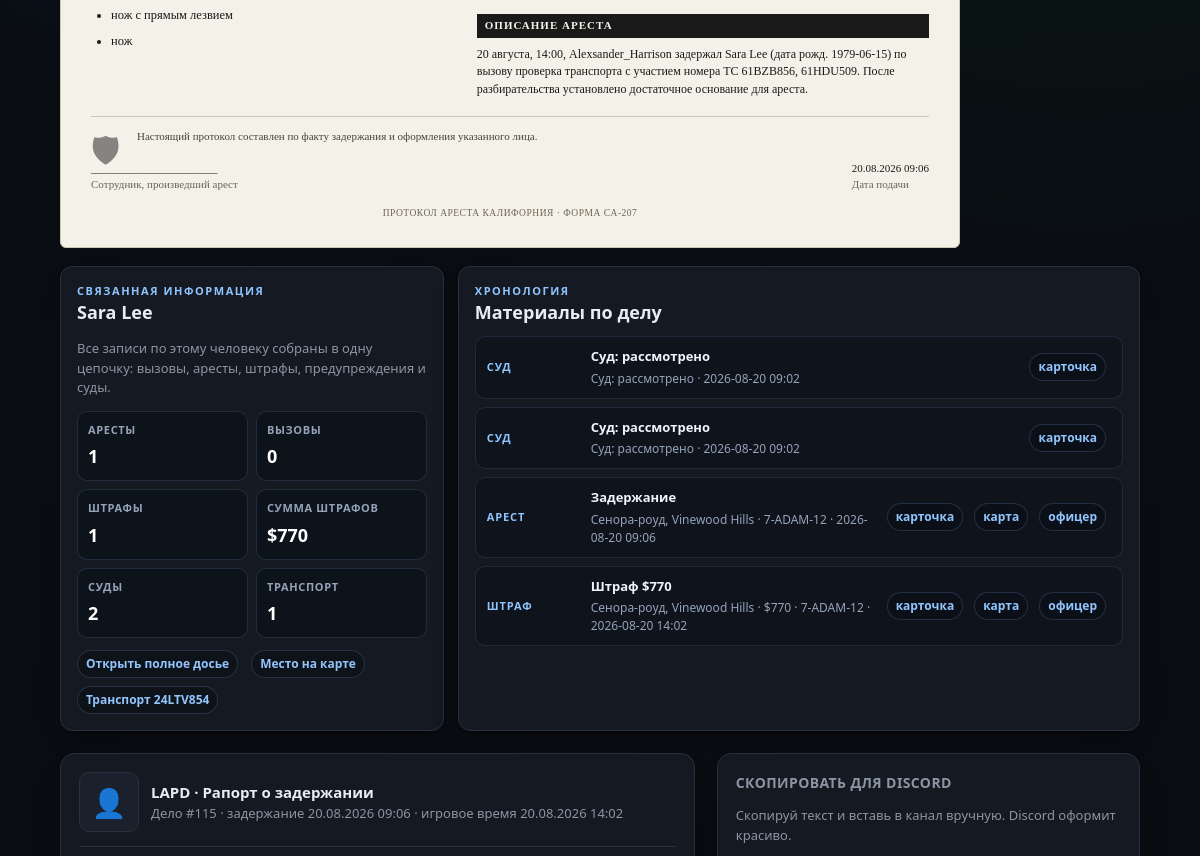
/case/115 (middle part), run on an earlier commit of the app's database.
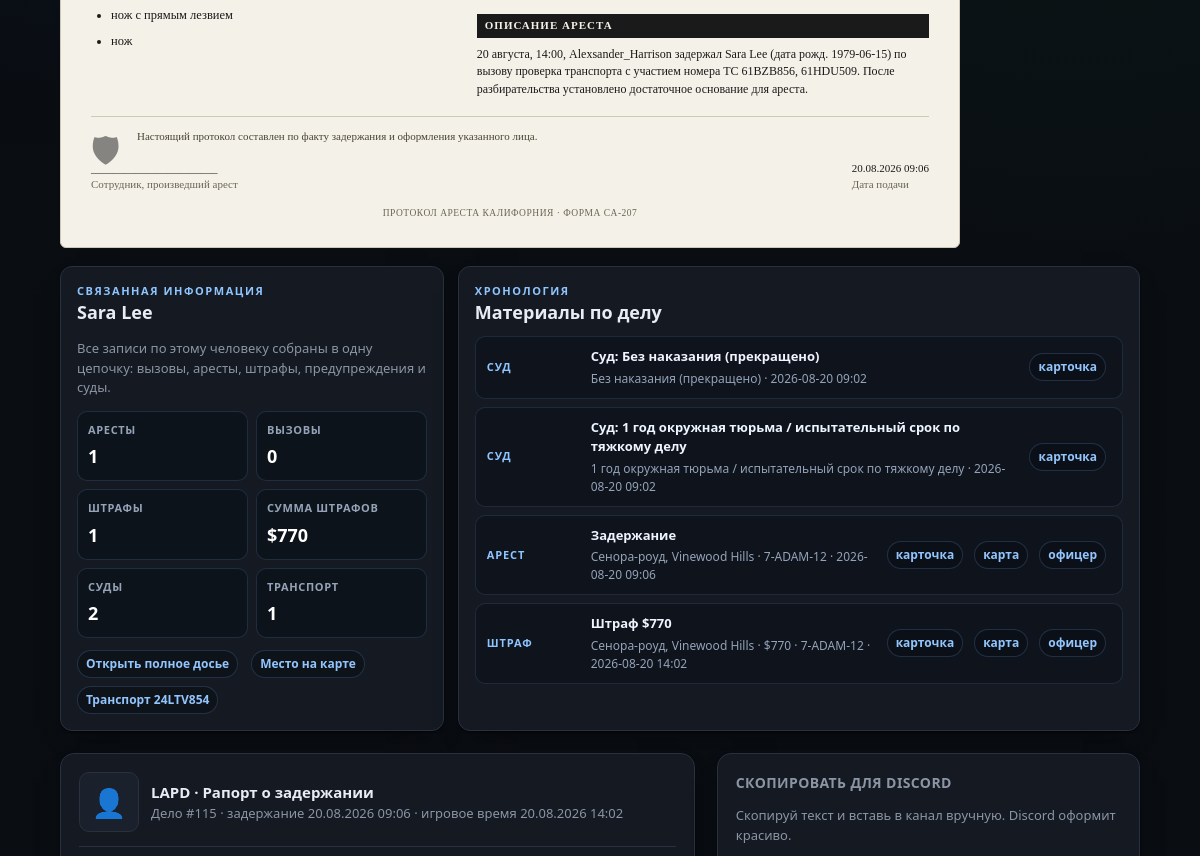
And on a later commit of the database.
### tables this page shows
CREATE TABLE court_cases (
                id INTEGER PRIMARY KEY AUTOINCREMENT,
                external_id TEXT UNIQUE,
                subject_name TEXT,
                source TEXT,
                filed_at TEXT,
                status INTEGER,
                outcome INTEGER,
                sentence TEXT,
                notes TEXT,
                judge TEXT, prosecutor TEXT, defense TEXT, courtroom TEXT, plea TEXT,
                appeal_filed INTEGER DEFAULT 0,
                charges TEXT, timeline TEXT,
                synced_at TEXT
            );

### app/main.py (the view)
@app.route("/case/<int:cid>")
def case_view(cid):
    case = db.get_case(cid)
    if not case:
        abort(404)
    discord_md = discord_post.build_markdown(case)
    return render_template("case.html", case=case, statuses=db.STATUSES, discord_md=discord_md,
                           case_file=db.case_file(case.get("suspect_name")),
                           subject=db.subject_intel(case.get("suspect_name")))

### app/db.py (called while the page is built)
def fmt_dt(iso):
    try:
        dt = datetime.datetime.fromisoformat(iso)
        return dt.strftime("%d.%m.%Y %H:%M")
    except Exception:
        return iso or "—"

@contextmanager
def get_conn():
    conn = sqlite3.connect(config.DB_PATH)
    conn.row_factory = sqlite3.Row
    try:
        yield conn
        conn.commit()
    finally:
        conn.close()

def _jsonlist(val):
    if not val:
        return []
    try:
        return json.loads(val)
    except Exception:
        return [x.strip() for x in str(val).split(",") if x.strip()]

def _parse_charge(s):
    import re as _re
    m = _re.match(r"^\s*(\S+)\s·\s(.+?)(?:\s\(([^)]+)\))?\s*$", s or "")
    if m:
        return {"code": m.group(1), "desc": m.group(2), "cls": m.group(3) or ""}
    return {"code": "", "desc": s or "", "cls": ""}

def _replace_mojibake_pairs(s):
    for bad, good in sorted(_MOJI_TO_CYR.items(), key=lambda x: len(x[0]), reverse=True):
        s = s.replace(bad, good)
    return s

def _fix_rooms(s):
    return re.sub(r"(\d)([А-Я])", lambda m: m.group(1) + _CYR2LAT.get(m.group(2), m.group(2)), s)

### app/templates/case.html (shortened to what the changed rows need)
{% extends "base.html" %}
{% block content %}
{% set kind_ru = {'callout':'Вызов','arrest':'Арест','citation':'Штраф','warning':'Предупр.','court':'Суд'} %}
{% set route_map = {'callout':'callout_view','arrest':'case_view','citation':'citation_view','court':'court_case_view','warning':none} %}
<section class="case-links-panel">
  <div class="case-links-summary">
    <h2>{{ case.suspect_name }}</h2>
  </div>
  <div class="case-links-chain">
    <h2>Материалы по делу</h2>
    {% if case_file and case_file.chain %}
      <div class="linked-chain">
        {% for it in case_file.chain %}
          {% set route = route_map[it.kind] %}
          {% set map_zone = it.row.zone if it.kind in ['callout','arrest'] else it.row.location %}
          <article class="linked-row">
            <div class="linked-kind">{{ kind_ru[it.kind] }}</div>
            <div class="linked-main">
              <b>{{ it.title }}</b>
              <small>
                {% if it.kind == 'callout' %}{{ it.row.location or it.row.zone or 'место не указано' }}
                {% elif it.kind == 'arrest' %}{{ it.row.zone or 'район не указан' }}
                {% elif it.kind == 'citation' %}{{ it.row.location or 'место не указано' }} · ${{ it.row.fine or 0 }}
                {% elif it.kind == 'warning' %}{{ it.row.reason or 'причина не указана' }}
                {% elif it.kind == 'court' %}{{ it.row.sentence or it.title }}
                {% endif %}
                {% if it.when %} · {{ it.when[:16].replace('T',' ') }}{% endif %}
              </small>
            </div>
            <div class="linked-actions">
              {% if route %}<a class="mini-link" href="{{ url_for(route, cid=it.id) }}">карточка</a>{% endif %}
            </div>
          </article>
        {% endfor %}
      </div>
    {% else %}
      <p class="empty">Связанных записей пока нет.</p>
    {% endif %}
  </div>
</section>
{% endblock %}

What changed in the data, as far as the page shows it:
changed court_cases (number 1 of 2 on the later page): title "Суд: рассмотрено" → "Суд: Без наказания (прекращено)"; row "Суд: рассмотрено" → "Без наказания (прекращено)"
changed court_cases (number 2 of 2 on the later page): title "Суд: рассмотрено" → "Суд: 1 год окружная тюрьма / испытательный срок по тяжкому делу"; row "Суд: рассмотрено" → "1 год окружная тюрьма / испытательный срок по тяжкому делу"
